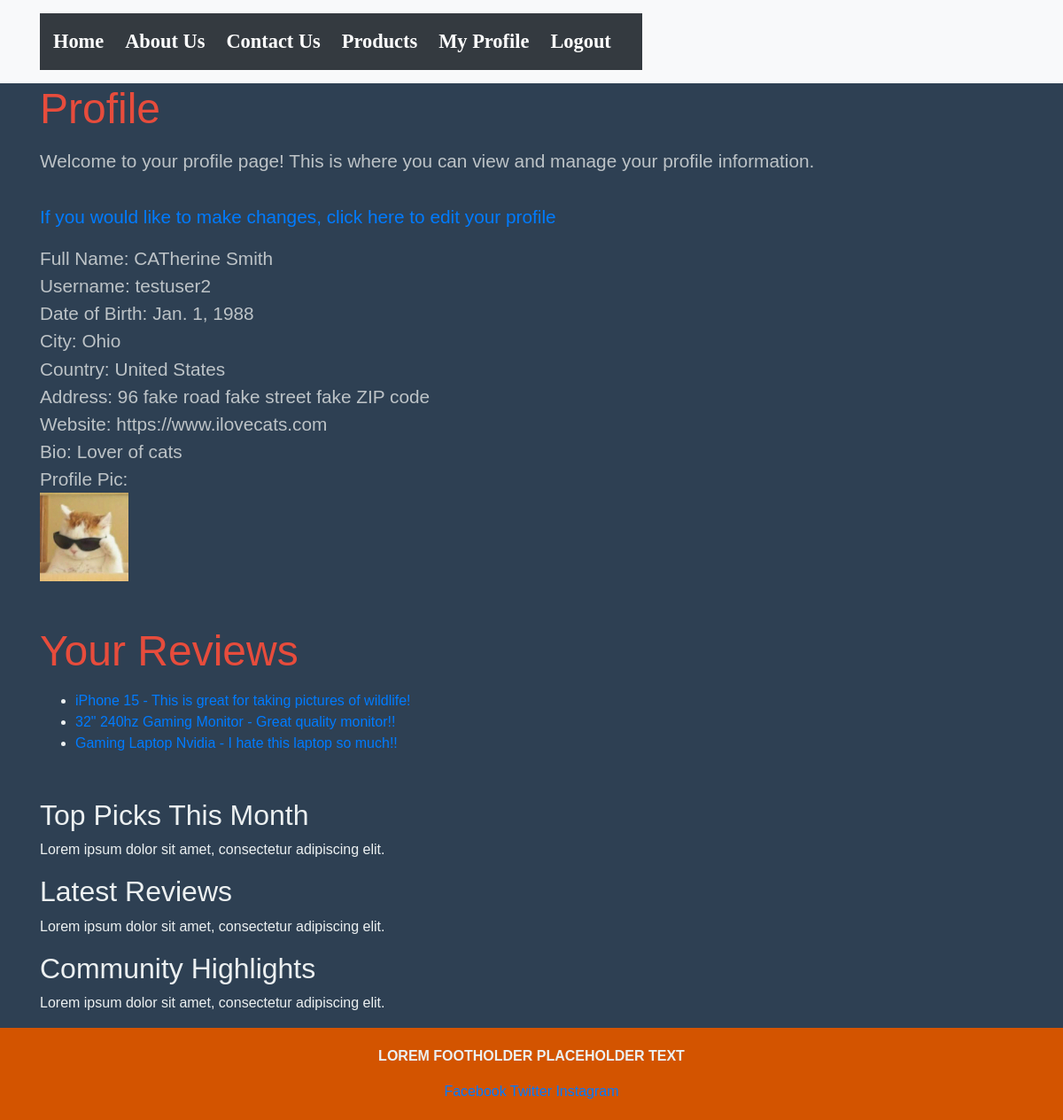
The page /profile (signed in) on the database its author committed.
### ElectronicsReviewApp/models.py (models this page shows, shortened)
class Profile(models.Model):
    user = models.OneToOneField(User, on_delete=models.CASCADE)
    full_name = models.CharField(max_length=150, blank=True, null=True)
    city = models.CharField(max_length=100, blank=True, null=True)  # change to city as per brief
    country = models.CharField(max_length=100, blank=True, null=True)
    address = models.TextField(blank=True, null=True)
    date_of_birth = models.DateField(blank=True, null=True)
    website = models.URLField(blank=True, null=True)
    bio = models.TextField(blank=True, null=True)
    photo = models.ImageField(upload_to='profile_photos/', blank=True, null=True)

class Review(models.Model):
    RATING_CHOICES = [
        (1, '1 - Terrible'),
        (2, '2 - Poor'),
        (3, '3 - Average'),
        (4, '4 - Good'),
        (5, '5 - Excellent'),
    ]
    product = models.ForeignKey(Product, on_delete=models.CASCADE, related_name='reviews')
    reviewer = models.ForeignKey(User, on_delete=models.CASCADE)  # Changed to User
    rating = models.IntegerField(choices=RATING_CHOICES)
    description = models.TextField(max_length=512)
    author = models.CharField(max_length=100)  # New field
    date_posted = models.DateTimeField(auto_now_add=True)  # New field

class Product(models.Model):
    price = models.DecimalField(max_digits=8, decimal_places=2)
    name = models.CharField(max_length=50)
    manufacturer = models.CharField(max_length=50)
    description = models.TextField(max_length=512)
    photo = models.ImageField(upload_to='img/', blank=True, null=True)
    category = models.CharField(max_length=50)  # new field to match brief
    release_date = models.DateField()  # new field to match brief

### ElectronicsReviewApp/views.py (the view)
# urls.py: path('profile', views.profile, name='profile'),
def profile(request):
    user_reviews = Review.objects.filter(reviewer=request.user.profile.user)
    return render(request, 'ElectronicsReviewApp/profile.html', {'user_reviews': user_reviews})

### ElectronicsReviewApp/templates/ElectronicsReviewApp/profile.html (shortened to what this page needs)
{% extends 'base.html' %}
{% block content %}
    <section class="content-section">
        <h2>Profile</h2>
        <p>
            Welcome to your profile page! This is where you can view and manage your profile information.
            <br><br>
            <a href="{% url 'edit_profile' %}">If you would like to make changes, click here to edit your profile</a>
        </p>
        <p>
            Full Name: {{ user.profile.full_name }}
            <br>
            Username: {{ user.username }}
            <br>
            Date of Birth: {{ user.profile.date_of_birth }}
            <br>
            City: {{ user.profile.city }}
            <br>
            Country: {{ user.profile.country }}
            <br>
            Address: {{ user.profile.address }}
            <br>
            Website: {{ user.profile.website }}
            <br>
            Bio: {{ user.profile.bio }}
            <br>
            {% if user.profile.photo %}
                Profile Pic: <br> <img src="{{ user.profile.photo.url }}" alt="{{ user.profile.full_name }}'s Profile Pic" width="100">
            {% else %}
                Profile Pic: No photo uploaded
            {% endif %}
        </p>
    </section>
    <section class="content-section">
        <h2>Your Reviews</h2>
        {% if user_reviews %}
            <ul>
                {% for review in user_reviews %}
                    <li>
                        <a href="{% url 'review_detail' product_id=review.product.id review_id=review.id %}">
                            {{ review.product.name }} - {{ review.description }}
                        </a>
                    </li>
                {% endfor %}
            </ul>
        {% else %}
            <p>You haven't left any reviews yet.</p>
        {% endif %}
    </section>
{% endblock %}

### ElectronicsReviewApp/static/css/custom-styles.css (style rules this page uses)
body { font-family: 'Raleway', sans-serif; background-color: #2e4053; color: #ecf0f1; }
.content-section { margin-bottom: 50px; }
.content-section h2 { font-size: 3em; margin-bottom: 15px; color: #e74c3c; }
.content-section p { font-size: 1.3em; color: #bdc3c7; }

### rows shown on the page
Review: product.name "iPhone 15", description "This is great for taking pictures of wildlife!"
Review: product.name "32\" 240hz Gaming Monitor", description "Great quality monitor!!"
Review: product.name "Gaming Laptop Nvidia", description "I hate this laptop so much!!"

### other values the page prints
{{ user.profile.full_name }} "CATherine Smith"
{{ user.username }} "testuser2"
{{ user.profile.date_of_birth }} "Jan. 1, 1988"
{{ user.profile.city }} "Ohio"
{{ user.profile.country }} "United States"
{{ user.profile.address }} "96 fake road fake street fake ZIP code"
{{ user.profile.website }} "https://www.ilovecats.com"
{{ user.profile.bio }} "Lover of cats"
